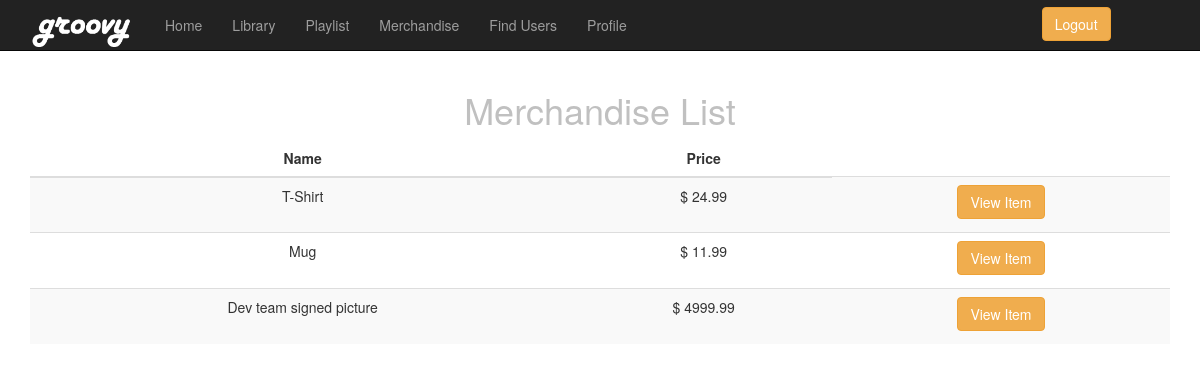
The app's page /merch.php, older data.
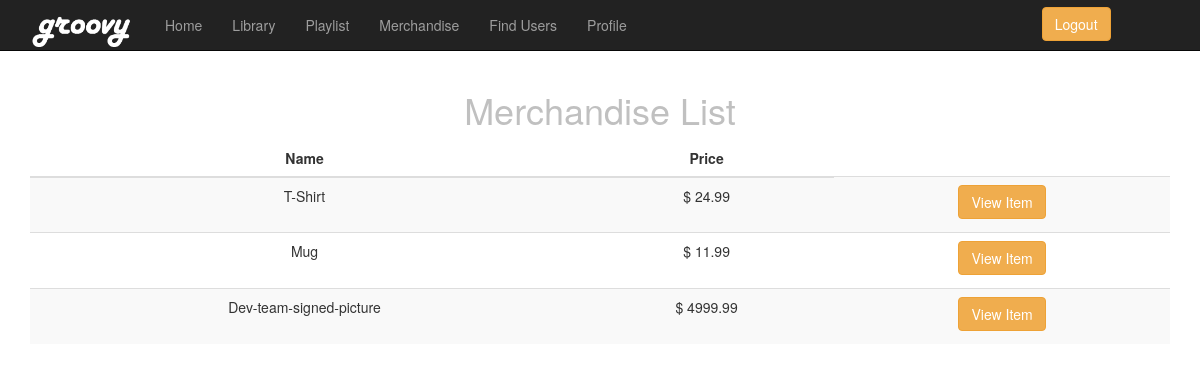
The same page, newer data.
### tables this page shows
CREATE TABLE `merchandise` (
  `id` int(25) NOT NULL,
  `name` varchar(25) NOT NULL,
  `inventory` int(25) NOT NULL,
  `price` double NOT NULL
);

### merch.php (the view, shortened to what this page needs)
<!DOCTYPE html>
<html lang="en">
<head>
    <link href="css/bootstrap.min.css" rel="stylesheet">
</head>
<body>
    <nav class="navbar navbar-inverse navbar-fixed-top" role="navigation">
        <div class="container">
            <div class="navbar-header">
                <a class="navbar-brand" href="#"><img src="images/groovylogowhite.png" width="105"></a>
            </div>
            <div class="collapse navbar-collapse" id="bs-example-navbar-collapse-1">
                <ul class="nav navbar-nav">
                    <li>
                        <a href="home.php">Home</a>
                    </li>
                    <li>
                        <a href="songlist.php">Library</a>
                    </li>
                    <li>
                        <a href="playlist.php">Playlist</a>
                    </li>
					<li>
                        <a href="merch.php">Merchandise</a>
                    </li>
                    <li>
                        <a href="users.php">Find Users</a>
                    </li>
                    <li>
                        <a href="editUser.php">Profile</a>
                    </li>
                    <a href="index.php">
                    <button type="button" class="btn btn-warning" style="margin-left:400px; margin-top:7px; color: white;">Logout</button>
                    </a>
                </ul>
            </div>
        </div>
    </nav>
    <div class="container">
        <div class="row">
            <div class="col-lg-12 text-center">
<h1 style="color: silver">Merchandise List</h1>
      <table class="table table-striped" id="table" border="0" align="center">
      <thead>
      <tr>
      <th>Name</th>
      <th>Price</th>
    </tr>
      </thead>
 <?php
      include 'connection.php';
    $query = "SELECT * FROM merchandise ";
    $myQuery = mysqli_query($conn, $query);
    while($row = mysqli_fetch_array($myQuery)){
     ?>
    <form action="merchItem.php" method="post">
    <tr><td><?php echo $row["name"] ?>
        </td><td> <?php echo "$ " . $row["price"] ?>
        <td><label>
    <input type= "submit" class="btn btn-warning" name = "submit" value="View Item" />
    </label>
    </td></tr>
    </form>
    <?php
    }
    ?>
            </div>
        </div>
    </div>
</body>
</html>

Row changes from the older to the newer data that the page shows:
changed merchandise: name "Dev team signed picture" → "Dev-team-signed-picture"
